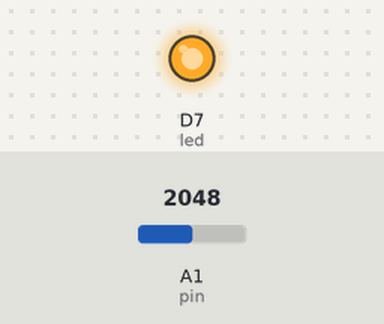
The sketch below on a simulated Particle Photon. Parts: output pins drawn as LEDs (lit = HIGH). The inputs (shaded band) are chosen by the test bench; at power-on: A1 (pin) = 2048.

Above: at 0.5 s.
At 15.5 s:
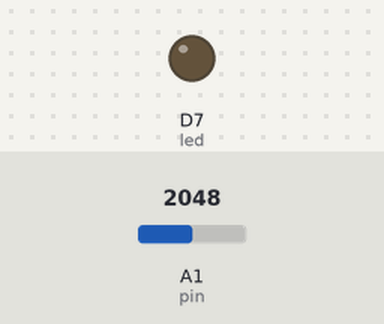
Timing chart, 0 to 39.0 s (numbered marks = the images above):
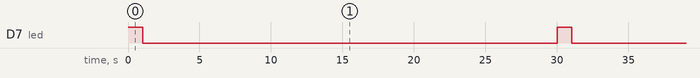

Measured:
- by itself, D7 (led): alternates HIGH for 1.0 s and LOW for 29.0 s

The sketch:

DistanceSenorOverWeb_V2.ino
```cpp
String val;
int pin = A1;
int led = D7;

void setup() {
    pinMode(pin, INPUT);
    pinMode(led, OUTPUT);
}

void loop() {

    digitalWrite(led, HIGH);
    val = String( get_gp2d12( analogRead(pin) ) );

    Particle.publish("Distance", val, PRIVATE);

    delay(1000);

    digitalWrite(led, LOW);

    delay(29000);
}

uint16_t get_gp2d12 (uint16_t value) {
    if (value < 10) value = 10;
    return ((67870.0 / (value - 3.0)) - 40.0);
}
```
